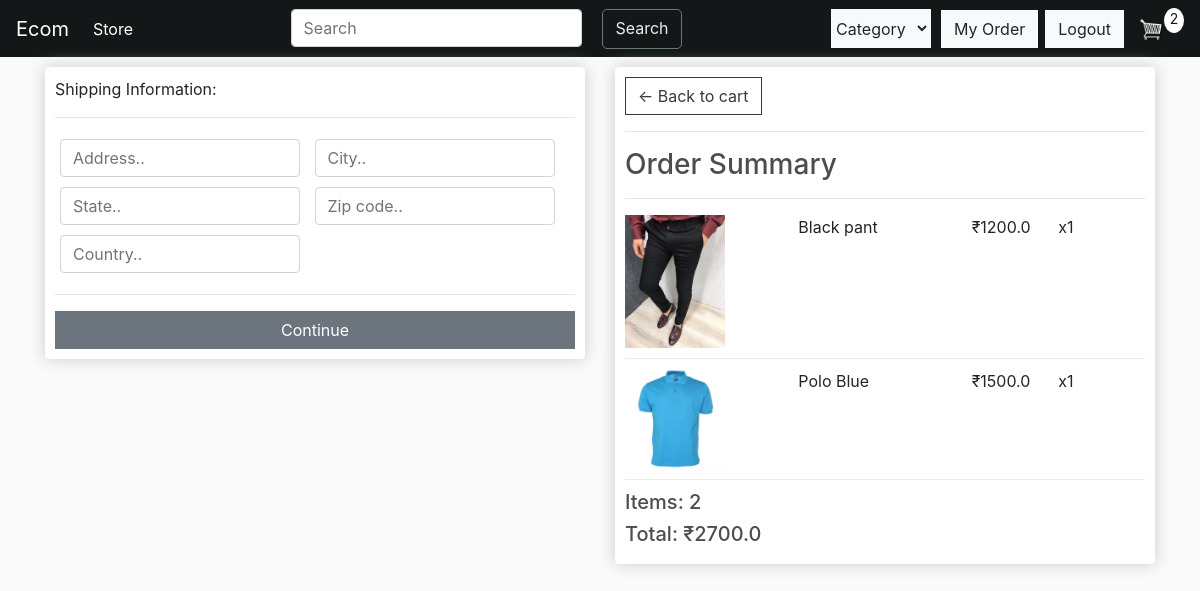
/checkout (signed in), run on the app's committed database.
### store/models.py (models this page shows, shortened)
class OrderItem(models.Model):
    product = models.ForeignKey(Product, on_delete=models.SET_NULL, null =True)
    order = models.ForeignKey(Order, on_delete = models.SET_NULL, null = True)
    quantity = models.IntegerField(default = 0, null = True, blank = True)
    date_added = models.DateTimeField(auto_now_add = True)
    @property
    def get_total(self):
        total = self.product.price * self.quantity
        return total

class Product(models.Model):
    name = models.CharField(max_length=200,null=True)
    price = models.FloatField()
    description = models.CharField(max_length=500,blank=True,default="")
    CATEGORY = (('shirt','SHIRT'), ('t-shirt','T-SHIRT'),('trouser','TROUSER'))
    categories = models.CharField(max_length=7,choices=CATEGORY,default='shirt')
    image = models.ImageField(null=True,blank = True)
    stock = models.IntegerField(default = 0)
    amazon = models.CharField(max_length=500,blank=False,default="#")
    @property
    def imageURL(self):
        try:
            url = self.image.url
        except:
            url = ''
        return url
    class Meta:
        ordering = ['-stock']

class Order(models.Model):
    customer = models.ForeignKey(Customer, on_delete=models.SET_NULL,blank=True,null=True)
    date_ordered = models.DateTimeField(auto_now_add=True)
    complete = models.BooleanField(default=False,null=True,blank=False)
    transaction_id = models.CharField(max_length=200, null=True)
    @property
    def get_cart_total(self):
        orderitem = self.orderitem_set.all()
        total =  sum([item.get_total for item in orderitem])
        return total
    @property
    def get_cart_items(self):
        orderitem = self.orderitem_set.all()
        total = sum([item.quantity for item in orderitem])
        return total

### store/views.py (the view)
# urls.py: path('checkout',views.checkout,name='checkout'),
def checkout(request):
    if not request.user.is_authenticated:
        return redirect('store')
    customer = request.user.customer
    order, created = Order.objects.get_or_create(customer=customer, complete = False)
    items = order.orderitem_set.all()
    cartItems = order.get_cart_items
    context = {"items":items, "order":order, "cartItems": cartItems}
    return render(request,'store/checkout.html',context)

### store/templates/store/checkout.html (shortened to what this page needs)
{% extends 'store/main.html'%}
{% load static%}
{%block content%}
<div class="row">
    <div class="col-lg-6">
        <div class="box-element" id="former-wrapper">
            <form id="form">
                <div id="shipping-info">
						<p>Shipping Information:</p>
						<hr>
						<div class="form-field">
							<input class="form-control" type="text" name="address" placeholder="Address..">
						</div>
						<div class="form-field">
							<input class="form-control" type="text" name="city" placeholder="City..">
						</div>
						<div class="form-field">
							<input class="form-control" type="text" name="state" placeholder="State..">
						</div>
						<div class="form-field">
							<input class="form-control" type="text" name="zipcode" placeholder="Zip code..">
						</div>
						<div class="form-field">
							<input class="form-control" type="text" name="country" placeholder="Country..">
						</div>
                </div>
                <hr>
                <input id="form-btn" class="btn  btn-secondary btn-block" type="submit" value="Continue">
            </form>
        </div>
        <br>
    </div>
    <div class="col-lg-6">
        <div class="box-element" >
            <a class="btn btn-outline-dark" href="{% url 'cart' %}">&#8592; Back to cart</a>
            <hr>
            <h3>Order Summary</h3>
            <hr>
            {% for item in items%}
                <div  class="cart-row">
                    <div style="flex:2"><img class="row-image" src="{{item.product.imageURL}}"></div>
                    <div style="flex:2"><p>{{item.product.name}}</p></div>
                    <div style="flex:1"><p>₹{{item.product.price}}</p></div>
                    <div style="flex:1"><p>x{{item.quantity}}</p></div>
                </div>
            {% endfor %}
            <h5>Items:   {{order.get_cart_items}}</h5>
	        <h5 >Total:   ₹{{order.get_cart_total}}</h5>
        </div>
    </div>
</div>
{%endblock%}

### static/css/core.css (style rules this page uses)
body { background-color: hsl(0, 0%, 98%); }
h1,h2,h3,h4,h5,h6 { color:hsl(0, 0%, 30%); }
.box-element { box-shadow:hsl(0, 0%, 80%) 0 0 16px; background-color: #fff; border-radius: 4px; padding: 10px; }
.col-lg-4, .col-lg-6, .col-lg-8, .col-lg-12 { margin-top: 10px; }
.btn { border-radius: 0; }
.row-image { width: 100px; }
.form-field { width:250px; display: inline-block; padding: 5px; }
.cart-row { display: flex; align-items: flex-stretch; padding-bottom: 10px; margin-bottom: 10px; border-bottom: 1px solid #ececec; }

### data on the page
OrderItem: product.imageURL (picture), product.name "Black pant", product.price "1200.0", quantity "1"
OrderItem: product.imageURL (picture), product.name "Polo Blue", product.price "1500.0", quantity "1"
Order: get_cart_items "2", get_cart_total "2700.0"

### other printed values
{{ cartItems }} "2"
